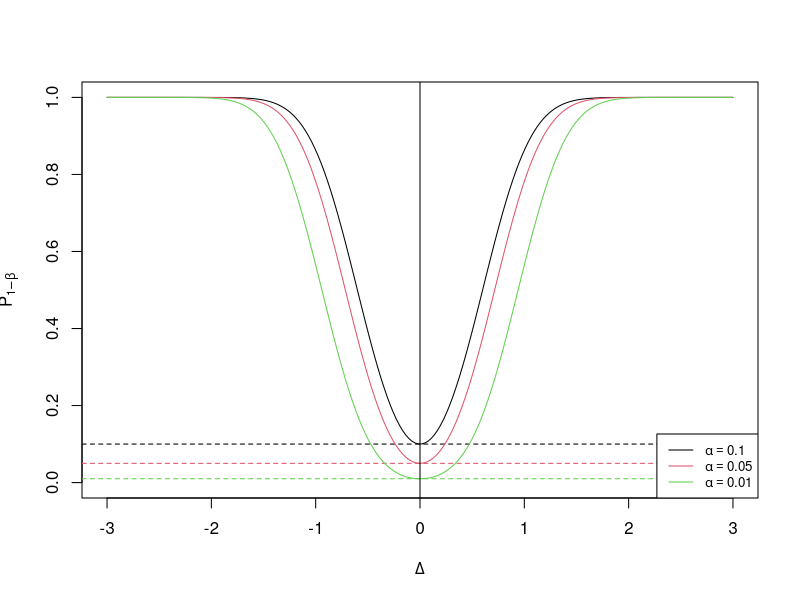
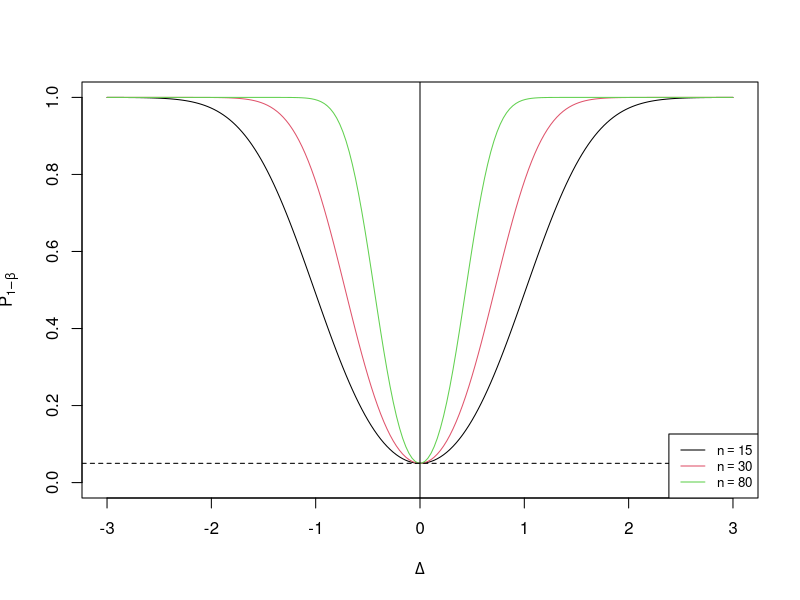
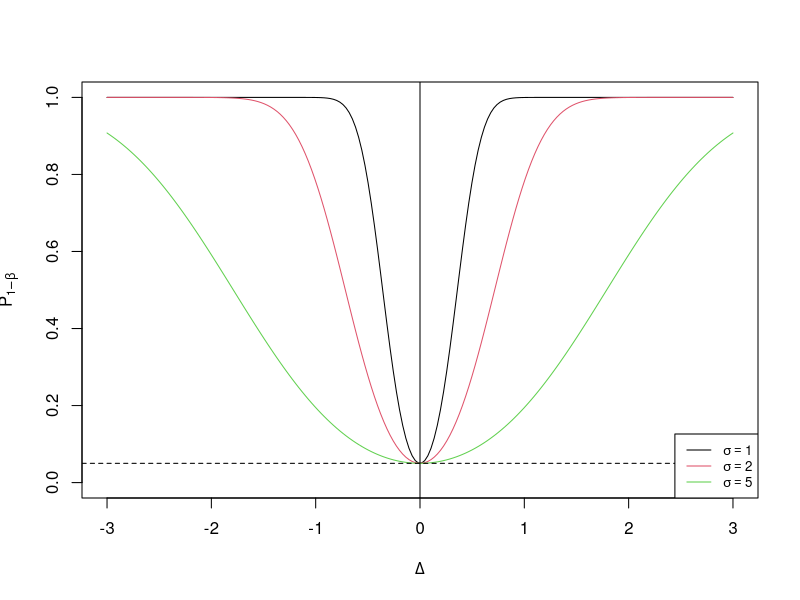

Write the R code that produced these figures, in order.
#############################################################
## 
##   Determinants of the power of a test
##
##   author: Balint Tamasi
##   date:   24/11/2017
##
#############################################################


par(mfrow = c(1, 1))
delta <- seq(-3, 3, length.out = 200)
#############################################################
## significance level (alpha)
#############################################################
sigma <- 2  ## sd
n <- 30     ## # of obs
alpha <- c(0.1, 0.05, 0.01)
plot(delta, seq_along(delta), type = "n", ylim = c(0, 1), 
     xlim = c(-3, 3),
     xlab = expression(Delta), ylab = expression(P[1-beta]))
for (i in 1:3) {
  c1 <- qnorm(1-alpha[i]/2, mean = 0, sd = sigma / sqrt(n))
  c2 <- -qnorm(1-alpha[i]/2, mean = 0, sd = sigma / sqrt(n))
  pow <- 1 - pnorm(c1, mean = delta, sd = sigma / sqrt(n)) + 
    pnorm(c2, mean = delta, sd = sigma / sqrt(n))
  lines(delta, pow, col = i)
  abline(h = alpha[i], lty = 2, col = i)
}
abline(v = 0)
legend("bottomright",
       sapply(alpha, function(x) as.expression(bquote(alpha == .(x)))),
       lty = 1, col = 1:3,
       cex = 0.8)

#############################################################
## sample size (n)
#############################################################
sigma <- 2     ## sd
alpha <- 0.05  ## significance level
n <- c(15, 30, 80)
plot(delta, seq_along(delta), type = "n", ylim = c(0, 1), 
     xlim = c(-3, 3),
     xlab = expression(Delta), ylab = expression(P[1-beta]))
for (i in 1:3) {
  c1 <- qnorm(1-alpha/2, mean = 0, sd = sigma / sqrt(n[i]))
  c2 <- -qnorm(1-alpha/2, mean = 0, sd = sigma / sqrt(n[i]))
  pow <- 1 - pnorm(c1, mean = delta, sd = sigma / sqrt(n[i])) + 
    pnorm(c2, mean = delta, sd = sigma / sqrt(n[i]))
  lines(delta, pow, col = i)
}
abline(h = alpha, v = 0, lty = c(2, 1))
legend("bottomright",
       sapply(n, function(x) as.expression(bquote(n == .(x)))),
       lty = 1, col = 1:3,
       cex = 0.8)

#############################################################
## population sd (sigma)
#############################################################
n <- 30        ## sd
alpha <- 0.05  ## significance level
sigma <- c(1, 2, 5)
plot(delta, seq_along(delta), type = "n", ylim = c(0, 1), 
     xlim = c(-3, 3),
     xlab = expression(Delta), ylab = expression(P[1-beta]))
for (i in 1:3) {
  c1 <- qnorm(1-alpha/2, mean = 0, sd = sigma[i] / sqrt(n))
  c2 <- -qnorm(1-alpha/2, mean = 0, sd = sigma[i] / sqrt(n))
  pow <- 1 - pnorm(c1, mean = delta, sd = sigma[i] / sqrt(n)) + 
    pnorm(c2, mean = delta, sd = sigma[i] / sqrt(n))
  lines(delta, pow, col = i)
}
abline(h = alpha, v = 0, lty = c(2, 1))
legend("bottomright",
       sapply(sigma, function(x) as.expression(bquote(sigma == .(x)))),
       lty = 1, col = 1:3,
       cex = 0.8)
